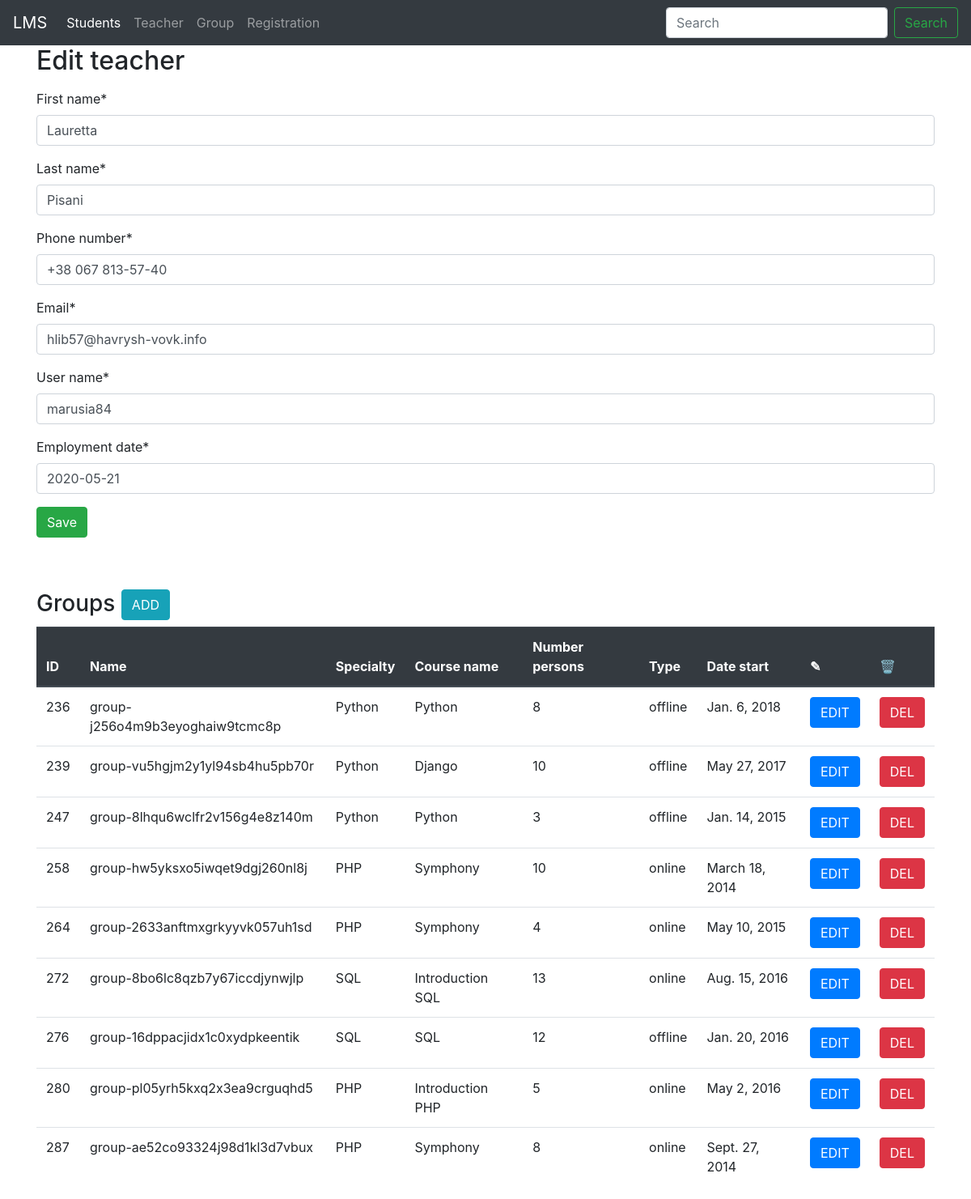
/teacher/edit/2147, run on the app's committed database.
### teacher/models.py (models this page shows, shortened)
class Teacher(models.Model):
    first_name = models.CharField(max_length=40, null=False)
    last_name = models.CharField(max_length=20, null=False)
    phone_number = models.CharField(max_length=30, null=False)
    email = models.EmailField()
    user_name = models.CharField(max_length=100)
    employment_date = models.DateField(default=datetime.date.today)

### group/models.py (models this page shows, shortened)
class Group(models.Model):
    ONLINE = 'online'
    OFFLINE = 'offline'
    TYPE_CHOICES = [
        (ONLINE, 'online'),
        (OFFLINE, 'offline')
    ]
    name = models.CharField(max_length=40, null=False, blank=False, unique=True)
    specialty = models.CharField(max_length=40, null=False, blank=False)
    course_name = models.CharField(max_length=80, null=False, blank=False)
    number_persons = models.PositiveSmallIntegerField()
    type = models.CharField(max_length=8, null=False, blank=False, choices=TYPE_CHOICES)
    is_paid = models.BooleanField(null=False, blank=False)
    date_start = models.DateField(default=datetime.date.today)
    teacher = models.ForeignKey(to=Teacher, null=True, on_delete=models.SET_NULL)
    classroom = models.ManyToManyField(to=Classroom, related_name='group')

### teacher/views.py (the view, shortened to what this page needs)
# urls.py: path('edit/<int:pk>', views.TeacherUpdateView.as_view(), name='edit'),
class TeacherUpdateView(UpdateView):
    model = Teacher
    template_name = 'teacher/edit_teacher.html'
    form_class = TeacherEditForm
    def get_context_data(self, **kwargs):
        context = super().get_context_data(**kwargs)
        context['title'] = 'Edit teacher'
        if self.object:
            context['teacher'] = self.object
        return context

### teacher/forms.py
class TeacherEditForm(TeacherBaseForm):
    pass

### teacher/templates/teacher/edit_teacher.html (shortened to what this page needs)
{% extends 'teacher/base.html' %}
{% load static %}
{% load crispy_forms_tags %}
{% block content %}
    <form method="post">
        <div class="form-group">
            {{ form|crispy }}
            <button type="submit" class="btn btn-success">Save</button>
        </div>
    </form>
    <br>
     <br>
    {% include 'group/includes/group_table.html' with groups_list=teacher.group_set.all%}
{% endblock %}

### group/templates/group/includes/group_table.html
<h3>Groups <a href="{% url 'group:add' %}" class="btn btn-info">ADD</a></h3>
{% if groups_list %}
    <table class="table table-hover">
        <thead class="thead-dark">
            <tr>
              <th>ID</th>
              <th>Name</th>
              <th>Specialty</th>
              <th>Course name</th>
              <th>Number persons</th>
              <th>Type</th>
              <th>Date start</th>
                <th>&#9998;</th>
                <th>🗑</th>
            </tr>
        </thead>
        {% for group in groups_list  %}
            <tr>
              <td>{{ group.id }}</td>
              <td>{{ group.name }}</td>
              <td>{{ group.specialty }}</td>
              <td>{{ group.course_name }}</td>
              <td>{{ group.number_persons }}</td>
              <td>{{ group.type }}</td>
              <td>{{ group.date_start }}</td>
              <td> <a href="{% url 'group:edit' group.id %}" class="btn btn-primary">EDIT</a></td>
              <td> <a href="{% url 'group:delete' group.id %}" class="btn btn-danger">DEL</a></td>
            </tr>
        {% endfor %}
    </table>
{% else %}
    <p>Sorry, list is empty</p>
{% endif %}

### data on the page
Teacher: first_name "Lauretta", last_name "Pisani", phone_number "+38 067 813-57-40", email "hlib57@havrysh-vovk.info", user_name "marusia84", employment_date "2020-05-21"
Group: id "236", name "group-j256o4m9b3eyoghaiw9tcmc8p", specialty "Python", course_name "Python", number_persons "8", type "offline", date_start "Jan. 6, 2018"
Group: id "239", name "group-vu5hgjm2y1yl94sb4hu5pb70r", specialty "Python", course_name "Django", number_persons "10", type "offline", date_start "May 27, 2017"
Group: id "247", name "group-8lhqu6wclfr2v156g4e8z140m", specialty "Python", course_name "Python", number_persons "3", type "offline", date_start "Jan. 14, 2015"
Group: id "258", name "group-hw5yksxo5iwqet9dgj260nl8j", specialty "PHP", course_name "Symphony", number_persons "10", type "online", date_start "March 18, 2014"
Group: id "264", name "group-2633anftmxgrkyyvk057uh1sd", specialty "PHP", course_name "Symphony", number_persons "4", type "online", date_start "May 10, 2015"
Group: id "272", name "group-8bo6lc8qzb7y67iccdjynwjlp", specialty "SQL", course_name "Introduction SQL", number_persons "13", type "online", date_start "Aug. 15, 2016"
Group: id "276", name "group-16dppacjidx1c0xydpkeentik", specialty "SQL", course_name "SQL", number_persons "12", type "offline", date_start "Jan. 20, 2016"
Group: id "280", name "group-pl05yrh5kxq2x3ea9crguqhd5", specialty "PHP", course_name "Introduction PHP", number_persons "5", type "online", date_start "May 2, 2016"
Group: id "287", name "group-ae52co93324j98d1kl3d7vbux", specialty "PHP", course_name "Symphony", number_persons "8", type "online", date_start "Sept. 27, 2014"

### other printed values
{{ title }} "Edit teacher"
